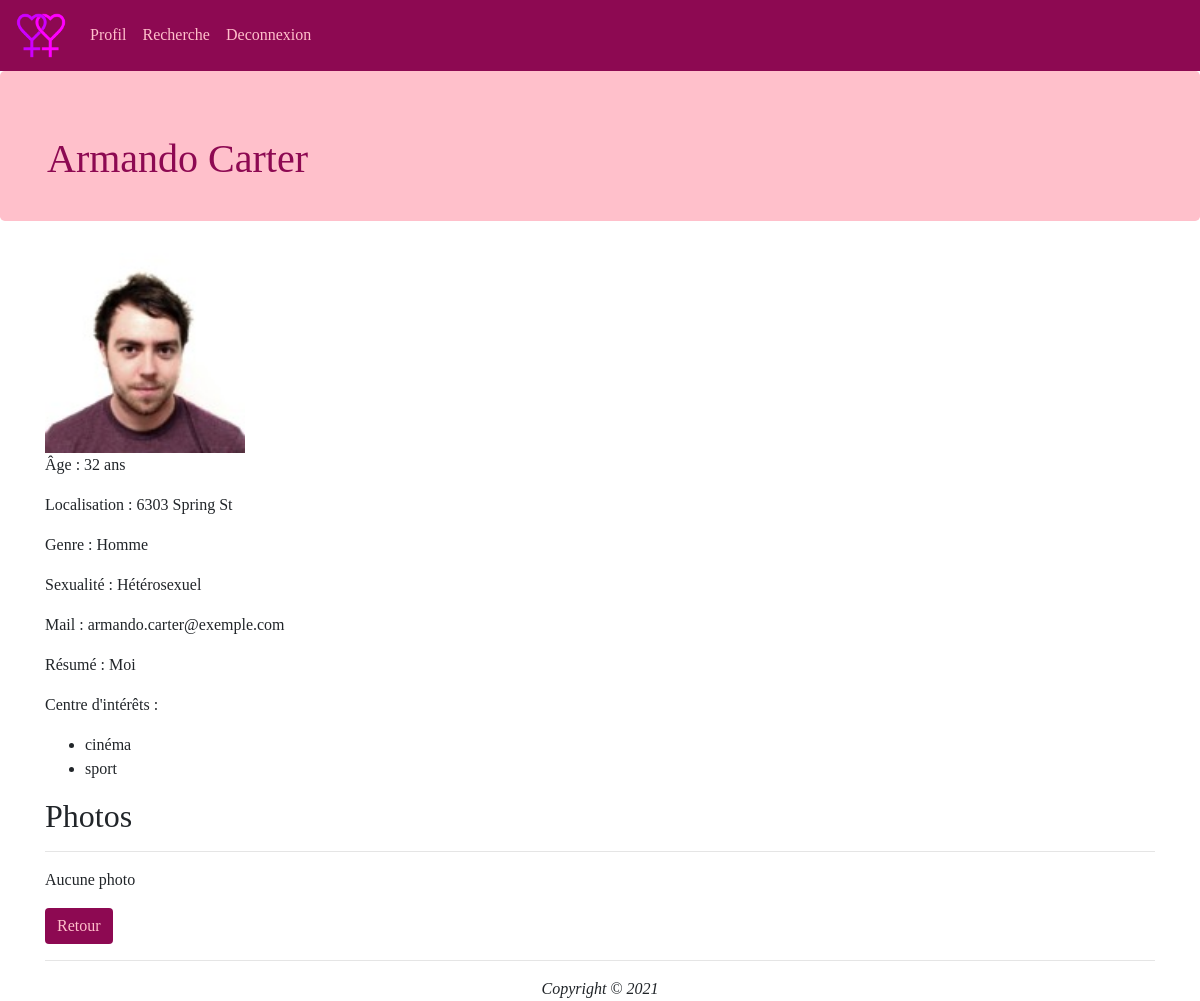
The page /search/21 (signed in) on the database its author committed.
### tables this page shows
CREATE TABLE IF NOT EXISTS `ed_picture` (
  `picture_id` int(10) NOT NULL AUTO_INCREMENT,
  `picture_name` varchar(255) NOT NULL,
  `picture_profile` tinyint(1) NOT NULL,
  `picture_user` int(11) NOT NULL,
  PRIMARY KEY (`picture_id`),
  KEY `picture_user` (`picture_user`)
);

CREATE TABLE IF NOT EXISTS `ed_user` (
  `user_id` int(10) NOT NULL AUTO_INCREMENT,
  `user_firstname` varchar(255) NOT NULL,
  `user_lastname` varchar(255) NOT NULL,
  `user_mail` varchar(255) NOT NULL,
  `user_password` varchar(255) NOT NULL,
  `user_age` int(10) NOT NULL,
  `user_position` varchar(255) NOT NULL,
  `user_bio` varchar(255) NOT NULL,
  `user_gender` tinyint(1) NOT NULL,
  `user_sexuality` tinyint(1) NOT NULL,
  PRIMARY KEY (`user_id`),
  UNIQUE KEY `user_mail` (`user_mail`)
);

CREATE TABLE IF NOT EXISTS `ed_interest` (
  `interest_id` int(10) NOT NULL AUTO_INCREMENT,
  `interest_name` varchar(50) NOT NULL,
  `interest_user` int(10) NOT NULL,
  PRIMARY KEY (`interest_id`),
  KEY `interest_user` (`interest_user`)
);

### application/controllers/Search.php (called while the page is built, shortened)
<?php
class Search extends CI_Controller
{
    public function __construct()
    {
        $this->load->model('user_model');
        $this->load->model('picture_model');
        $this->load->model('interest_model');
        $this->load->helper('url_helper');
    }
    public function view($option = 'index')
    {
        if(!is_numeric($option)){
            $data['users'] = $this->user_model->get_users();
            if (empty($data['users'])) show_404();
            $pictures = [];
            for ($i=0; $i < count($data['users']); $i++) {
                array_push($pictures, $this->picture_model->get_profile_pictures($data['users'][$i]['user_id']));
            }
            $data['pictures'] = $pictures;
            $data['title'] = ucfirst($option);
            $this->load->view('templates/header', $data);
            $this->load->view('search/' . $option);
            $this->load->view('templates/footer');
        }
        else{
            $data['user'] = $this->user_model->get_users($option);
            $data['profilePic'] = $this->picture_model->get_profile_pictures($data['user']['user_id']);
            $data['userPictures'] = $this->picture_model->get_pictures($data['user']['user_id']);
            $data['userInterests'] = $this->interest_model->get_interests($data['user']['user_id']);
            $data['title'] = ucfirst($data['user']['user_firstname']).' '.ucfirst($data['user']['user_lastname']);
            $this->load->view('templates/header', $data);
            $this->load->view('search/showUser', $data);
            $this->load->view('templates/footer');
        }
    }
}

### index.php (called while the page is built, shortened)
<?php
require_once BASEPATH.'core/CodeIgniter.php';

### application/models/User_model.php (called while the page is built, shortened)
<?php
class User_model extends CI_Model
{
    public function get_users($id = FALSE)
    {
        $query = $this->db->get_where('ed_user', array('user_id' => $id));
        return $query->row_array();
    }
}

### application/models/Picture_model.php (called while the page is built, shortened)
<?php
class Picture_model extends CI_Model
{
    public function get_profile_pictures($user = FALSE)
    {
        $query = $this->db->get_where('ed_picture', array('picture_user' => $user, 'picture_profile' => 1));
        return $query->row_array();
    }
}

### application/models/Interest_model.php (called while the page is built, shortened)
<?php
class Interest_model extends CI_Model
{
    public function get_interests($user = FALSE)
    {
        $query = $this->db->get_where('ed_interest', array('interest_user' => $user));
        return $query->result_array();
    }
}

### application/views/search/showUser.php (the view, shortened to what this page needs)
<div>
    <img src="<?= base_url('assets/uploads/profiles/' . $profilePic['picture_name']) ?>" alt="profile picture" width="200">
    <section class="infos">
        <p>Âge : <?= $user['user_age'] ?> ans</p>
        <p>Localisation : <?= $user['user_position'] ?></p>
        <p>Genre :
            <?php
            switch ($user['user_gender']) {
                case 1:
                    echo 'Homme';
                    break;
            }
            ?>
        </p>
        <p>Sexualité :
            <?php
            switch ($user['user_sexuality']) {
                case 0:
                    echo 'Hétérosexuel';
                    break;
            }
            ?>
        </p>
        <p>Mail : <?= $user['user_mail'] ?></p>
        <p>Résumé : <?= $user['user_bio'] ?></p>
        <p>Centre d'intérêts :</p>
        <ul>
            <?php foreach ($userInterests as $interest): ?>
                <li><?= $interest['interest_name']?></li>
            <?php endforeach;?>
        </ul>
    </section>
    <section class="pictures">
        <h2>Photos</h2>
        <hr>
        <?php if (count($userPictures) > 0) :
            foreach ($userPictures as $pic) : ?>
                <img src="<?= base_url('assets/uploads/pictures/') . $pic['picture_name'] ?>" alt="user_picture" width="100">
            <?php endforeach;
        else :
            ?>
            <p>Aucune photo</p>
        <?php endif; ?>
    </section>
</div>
<a href="<?= base_url('search/index') ?>"><button class="btn btn-primary">Retour</button></a>

### assets/css/style.css (style rules this page uses)
.btn { background-color: rgb(141, 9, 82); color: pink; border: none; }
a { color: palevioletred; }
body { font-family: 'Montserrat'; }

### rows shown on the page
ed_picture: picture_name (picture)
ed_user: user_age "32", user_position "6303 Spring St", user_mail "armando.carter@exemple.com", user_bio "Moi"
ed_interest: interest_name "cinéma"
ed_interest: interest_name "sport"

### other values the page prints
$title "Armando Carter"
